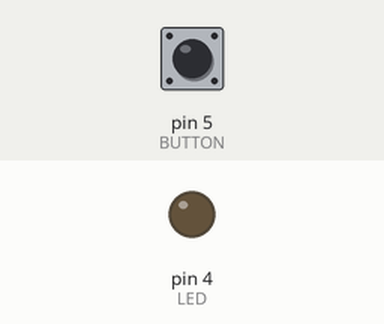
Bench run of a sketch on a simulated Arduino Uno, built with avr-gcc and run on an emulated ATmega328P. On the bench: output pins drawn as LEDs (lit = HIGH). The test bench sets the inputs (shaded band); at power-on: pin 5 (BUTTON) HIGH.

Above: at 1.2 s.
1.3 s: pin 5 (BUTTON) pulled LOW for 0.15 s
At 1.37 s:
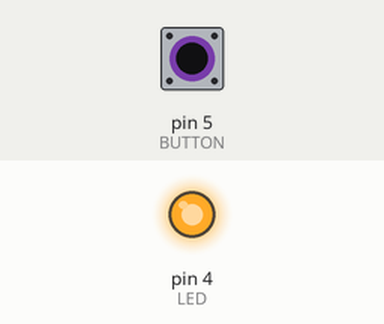
2.9 s: pin 5 (BUTTON) pulled LOW for 3.2 s
At 7.2 s:
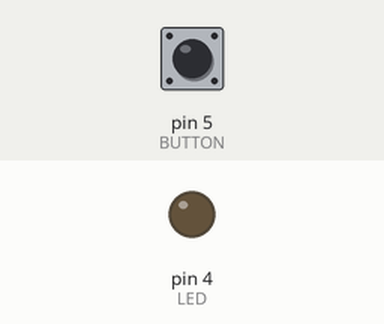
Timing chart, 0 to 8.7 s (numbered marks = the images above; inputs shaded):
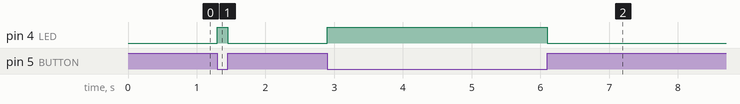

The sketch:

BUTTON.ino
```cpp
int LED = 4 ;
int BUTTON = 5 ;

void setup() {
pinMode(LED,OUTPUT);
pinMode(BUTTON,INPUT_PULLUP);
}

void loop() {
int state = digitalRead(BUTTON);
if(state == LOW){
digitalWrite(LED,HIGH);
}
else{
digitalWrite(LED,LOW);
}

}
```

Measured:
- after the input at 1.3 s, pin 4 (LED): LOW → HIGH at once, → LOW 0.15 s later
- after the input at 2.9 s, pin 4 (LED): LOW → HIGH at once, → LOW 3.2 s later
